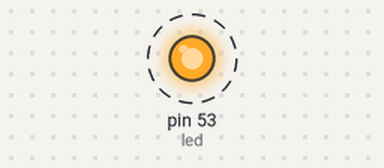
This sketch was run on a simulated Arduino Mega 2560, built with avr-gcc and run on an emulated ATmega2560. Shown: output pins drawn as LEDs (lit = HIGH). Dashed ring = blinking. Random numbers use the default seed unless the sketch sets one; what the sketch prints to the serial monitor is not drawn.

Above: at 0.2 s.
Timing chart, 0 to 3.0 s (numbered marks = the images above):
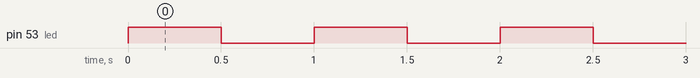

Measured:
- by itself, pin 53 (led): alternates HIGH for 0.50 s and LOW for 0.50 s

The sketch:

sketch_mar22a.ino
```cpp
int x=0;
int y=0;
int z=0;
int q=0;
int f=0;
int led = 53;

void setup() {
  Serial.begin(115200);
  pinMode(led, OUTPUT);
}

void loop() {
  q = random(50);
  y = random(51, 100);
  z = random(101, 200);
  x = q + y;
  f = z - x;

  Serial.println(x);
  Serial.println(f);
  digitalWrite(led, HIGH);
  delay(500);
  digitalWrite(led, LOW);
  delay(500);
}
```
